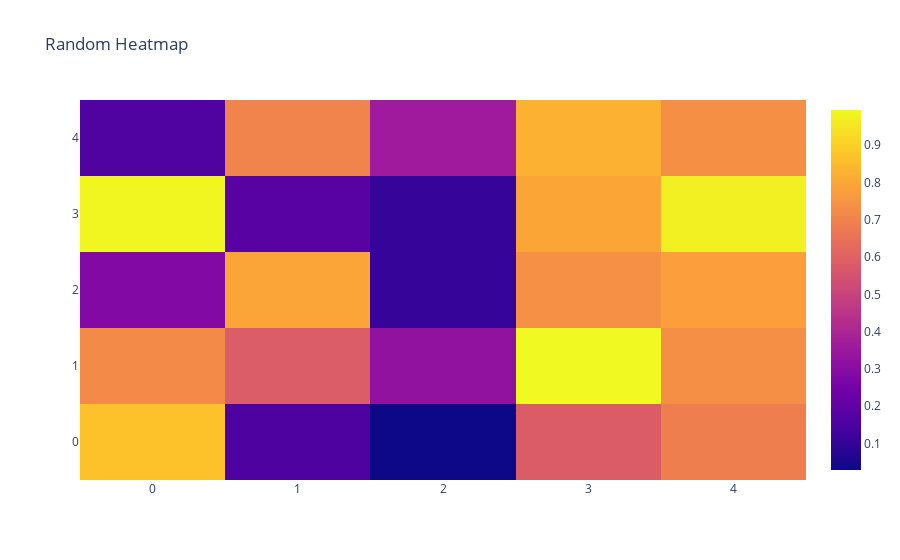

Here is the notebook cell this chart was saved with:
### Code cell
z = np.random.rand(5, 5)
fig = go.Figure(data=go.Heatmap(z=z))
fig.update_layout(title="Random Heatmap")
fig.show()

### Figure 1 — Plotly figure (JSON) as saved in the notebook; plotly's stock layout.template omitted (floating-point values rounded to 4 significant figures)
{"data": [{"type": "heatmap", "z": [[0.8662, 0.1568, 0.02917, 0.5811, 0.6881], [0.7212, 0.5828, 0.3246, 0.9945, 0.7344], [0.2841, 0.7935, 0.1088, 0.7386, 0.7771], [0.9875, 0.1825, 0.1088, 0.7939, 0.9747], [0.1601, 0.7012, 0.3603, 0.8241, 0.7351]]}], "layout": {"title": {"text": "Random Heatmap"}}}
